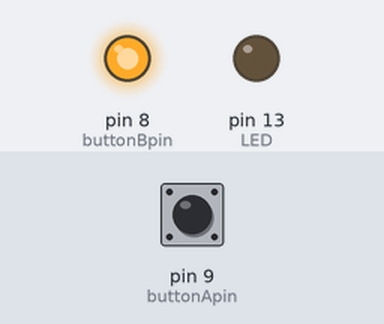
Simulated run of this sketch. Board: Arduino Uno, built with avr-gcc and run on an emulated ATmega328P. Parts: output pins drawn as LEDs (lit = HIGH). The test bench sets the inputs (shaded band); at power-on: pin 9 (buttonApin) HIGH.

Above: at 1.2 s.
1.3 s: pin 9 (buttonApin) pulled LOW for 0.15 s
At 1.6 s:
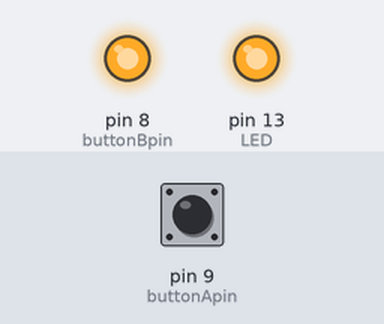
Timing chart, 0 to 4.3 s (numbered marks = the images above; inputs shaded):
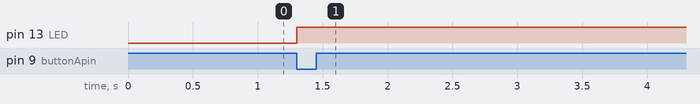

Measured:
- after the input at 1.3 s, pin 13 (LED): LOW → HIGH at once

The sketch:

digital_input.ino
```cpp
int buttonApin = 9;
int buttonBpin = 8;
int LED = 13;

void setup() {
  pinMode(buttonApin, INPUT_PULLUP);
  pinMode(buttonBpin, INPUT_PULLUP);
  pinMode(buttonBpin, OUTPUT);
}

// the loop function runs over and over again forever
void loop() {
  if (digitalRead(buttonApin) == LOW) {
    analogWrite(LED, 255);
  }
  if (digitalRead(buttonBpin) == LOW) {
    digitalWrite(LED, LOW);
  }
}
```
